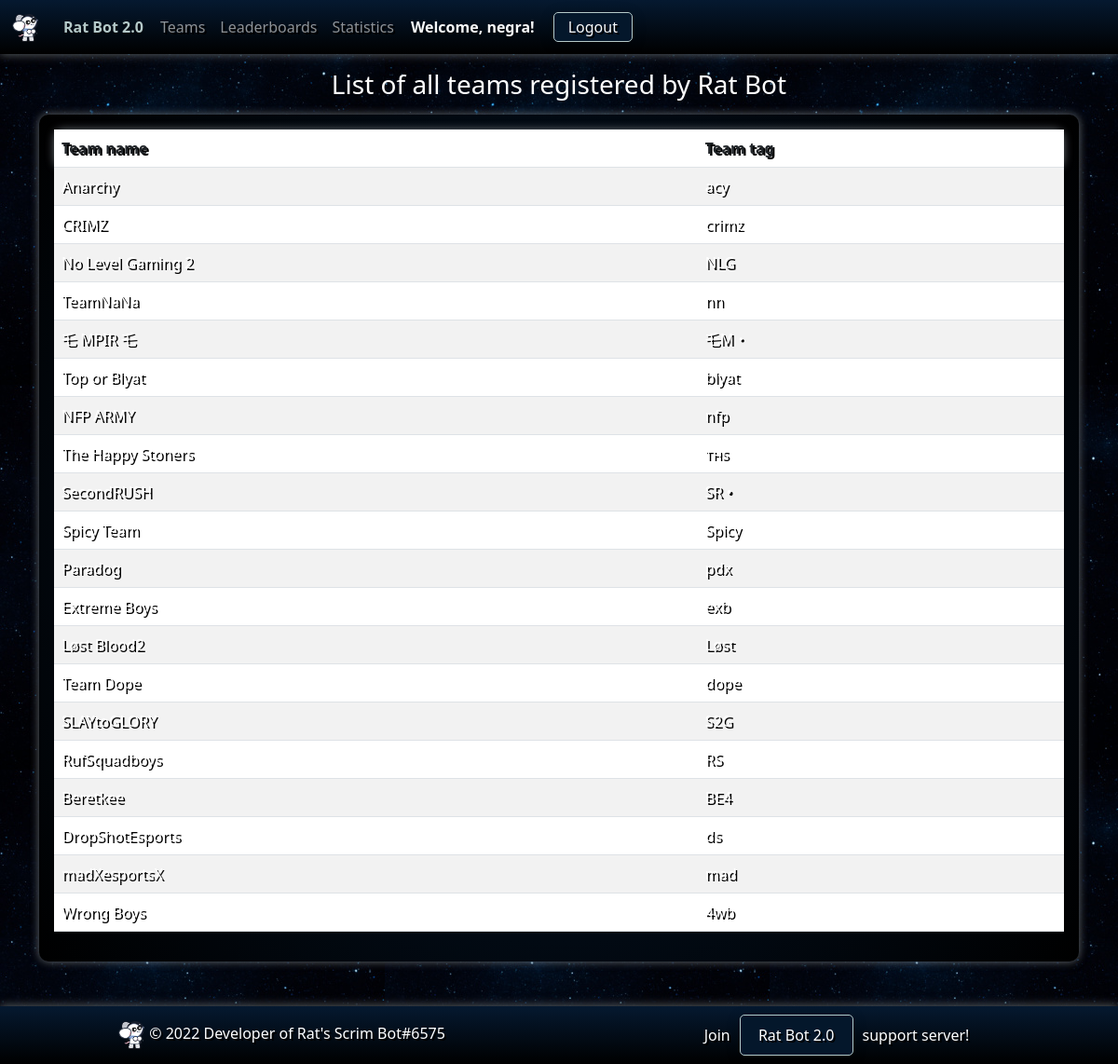
Before: /teams (signed in) with the older database file.
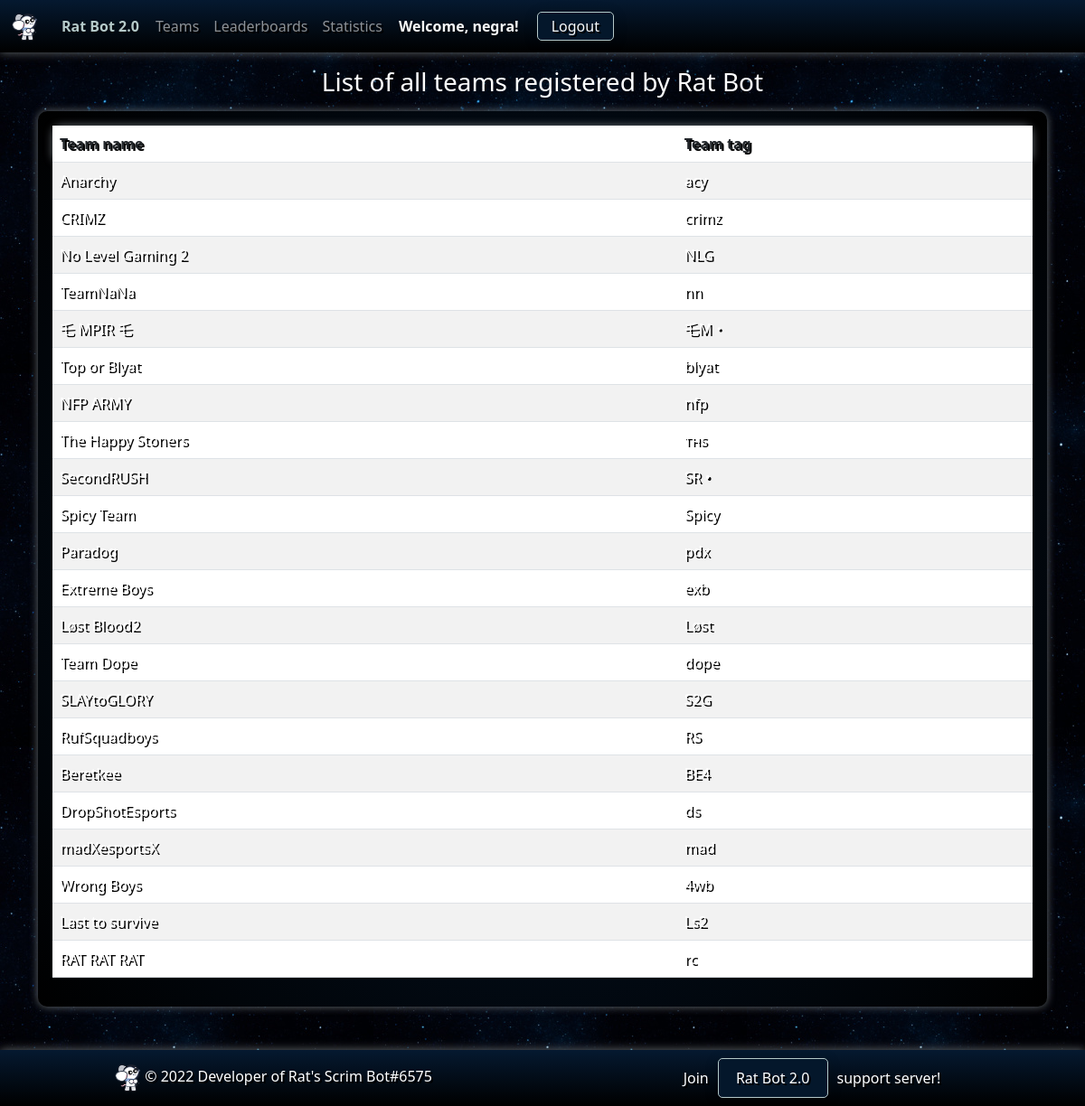
After: the same page with the newer database file.
### ratbotapp/models.py (models this page shows, shortened)
class Team(models.Model):
    id = models.AutoField(primary_key=True)
    team_name = models.CharField(max_length=30, unique=True)
    team_tag = models.CharField(max_length=10, default="")
    team_slug = models.CharField(max_length=60, unique=False, editable=False)
    created_at = models.DateTimeField(auto_now_add=True)
    updated_at = models.DateTimeField(auto_now=True)

### ratbotapp/views.py (the view)
# urls.py: path('teams', views.teams, name='teams'),
@csrf_exempt
@login_required(login_url="/accounts/discord/login")
def teams(request):
    print("======== STARTED teams() =======")
    data = Team.objects.all()
    return render(request, 'ratbot/teams.html', {
        'teams': data
    })

### ratbotapp/templates/ratbot/teams.html (shortened to what this page needs)
{% extends 'ratbot/base/base.html' %}
{% load static %}
{% block body %}
<div class="container">
    <div class="row mt-3 mb-2">
        <h3 class="text-center">List of all teams registered by Rat Bot</h3>
    </div>
    <div class="gradient-2 p-3">
        <table id="teams" class="table table-striped display" width="100%">
            <thead class="gradient" style="color:white;">
            <tr>
                <th scope="col" class="dt-center">Team name</th>
                <th scope="col" class="dt-center">Team tag</th>
            </tr>
            </thead>
            <tbody>
            {% for team in teams %}
            <tr style="color:white;">
                <td class="dt-center" style="color:white;">{{ team.team_name }}</td>
                <td class="dt-center" style="color:white;">{{ team.team_tag }}</td>
            </tr>
            {% endfor %}
            </tbody>
        </table>
    </div>
</div>
{% endblock %}

Changed rows visible on the page:
added Team: team_name "Last to survive", team_tag "Ls2"
added Team: team_name "RAT RAT RAT", team_tag "rc"
